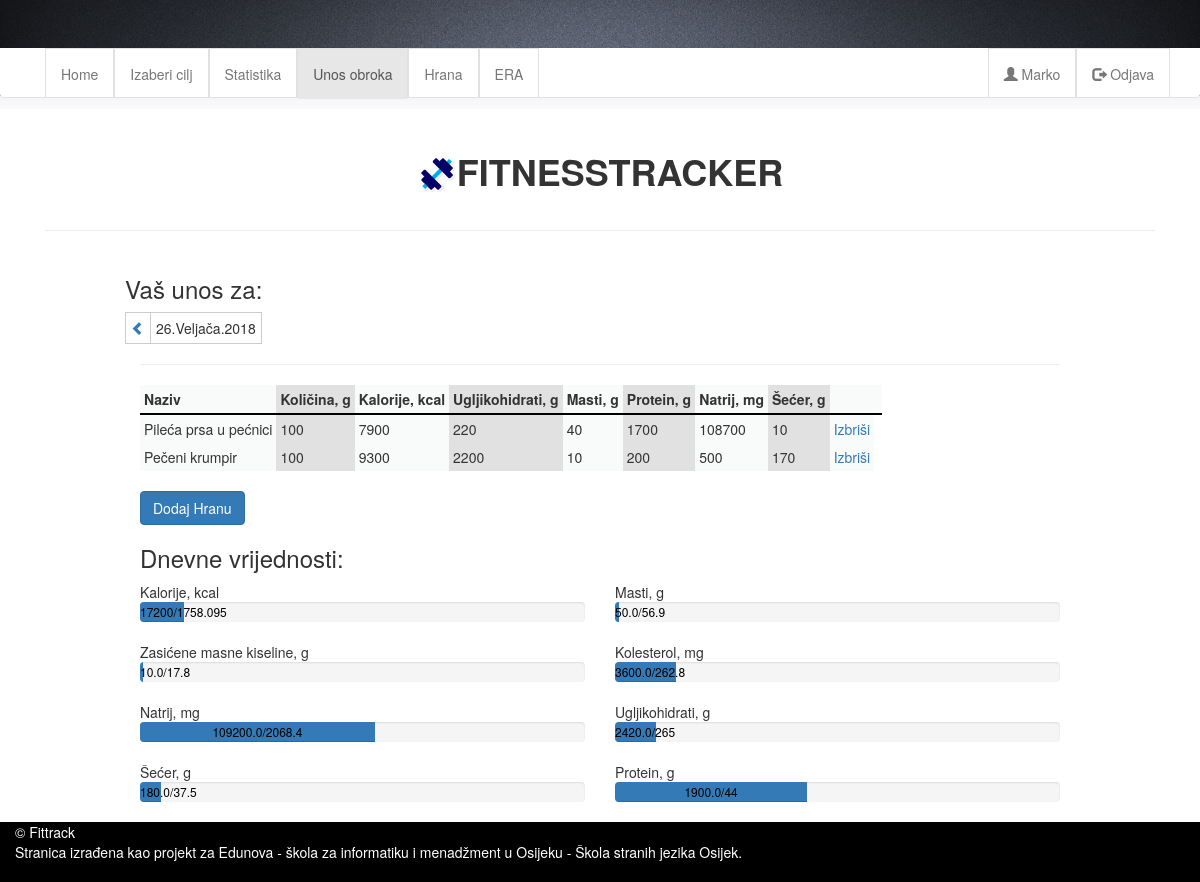
The app's page /private/hrana/unosobroka.php (signed in) with its own data.
### tables this page shows
create table obrok_hrana(
id_obroka		int				not null,
id_hrane		int				not null,
tezina			int				not null
);

create table hrana(
id				int				not null primary key auto_increment,
naziv			varchar(50)		not null,
kalorije		int				not null,
masti			decimal(18,1)	not null,
zas_masti		decimal(18,1)	not null,
kolesterol		decimal(18,1)	not null,
natrij			decimal(18,1)	not null,
ugljikohidrati	decimal(18,1)	not null,
secer			decimal(18,1)	not null,
protein			decimal(18,1)	not null
);

create table korisnik(
id				int				not null primary key auto_increment,
ime				varchar(50)		not null,
prezime			varchar(50)		not null,
datum_rodenja	datetime		not null,
spol			char(1)			not null,
username		varchar(30)		not null,
pass			varchar(10)		not null,
email			varchar(30)		not null
);

### config.php (called while the page is built, shortened)
<?php
$locAPP="/fittrack/";

### private/hrana/funkcije.php (called while the page is built, shortened)
<?php
$stmt=$conn->prepare("select spol, DAY(datum_rodenja) as dan, MONTH(datum_rodenja) as mjesec, YEAR(datum_rodenja) as godina  from korisnik where id=".$id);
$stmt->execute();
?>

### private/hrana/unosobroka.php (the view, shortened to what this page needs)
<?php
include_once '../../config.php';
if(!isset($_GET["datum"])){
	$vrijemeDanas= date('Y-m-d');
	$vrijemeDanas2="'".$vrijemeDanas."%'";
}else{
	$originalDatum=date('Y-m-d');
	$vrijemeDanas= $_GET["datum"];
	$vrijemeDanas2="'".$vrijemeDanas."%'";
	$originaldan=substr($originalDatum, 8, 10);
}
$id=$_SESSION["connected"][0]->id;
$stmt=$conn->prepare("select hrana.naziv as naziv, hrana.kalorije as kalorije, hrana.masti as masti, hrana.zas_masti as zas_masti, hrana.kolesterol as kolesterol, hrana.natrij as natrij, hrana.ugljikohidrati as ugljikohidrati, hrana.secer as secer, hrana.protein as protein, obrok.vrijeme as vrijeme, obrok_hrana.tezina as tezina, obrok_hrana.id_obroka as id_obroka, obrok_hrana.id_hrane as id_hrane from obrok_hrana
inner join obrok on obrok.id=obrok_hrana.id_obroka
inner join hrana on obrok_hrana.id_hrane = hrana.id where obrok.id_korisnika=".$id." and obrok.vrijeme like ".$vrijemeDanas2);
$stmt->execute();
$rezultat = $stmt->fetchAll(PDO::FETCH_OBJ);
?>
<!DOCTYPE html>
<html>
	<head>
		<?php include_once "../../template/head.php"; ?>
		<link rel="stylesheet" href="<?php echo $locAPP ?>css/jquery-ui.css">
	</head>
	<body>
		<?php include_once "../../template/header.php"; ?>
		<section class="container">
			<div class="row">
			<div class="col-sm-2"></div>
			<div class="col-sm-8"><h1><img src="<?php echo $locAPP; ?>img/Gym.ico">FITNESSTRACKER</h1></div>
			<div class="col-sm-2"></div>
			</div>
			<div class="col-sm-12"><hr></div>
		</section>
		<section class="container">
			<div class="col-sm-1"></div>
			<div class="col-sm-10">
				<?php
				$mjesecgodina=substr($vrijemeDanas, 0, -2);
				$dan=substr($vrijemeDanas, 8, 10);
				$mjesec=substr($vrijemeDanas, 5, -3);
				switch ($mjesec){
					case "02":
						$mjesecnaziv="Veljača";
						break;
				}
				$godina=substr($vrijemeDanas, 0, 4);
				if($dan==10){
					$prije="0".($dan-1);
					$poslije=$dan+1;
				}else if($dan==9){
					$prije="0".($dan-1);
					$poslije=$dan+1;
				}else if($dan<9){
					$prije="0".($dan-1);
					$poslije="0".($dan+1);
				}else{
					$prije=$dan-1;
				}
				?>
				<div class="row">
				<h3>Vaš unos za: </h3>
				<table id="table3">
					<?php if($dan!="01"): ?>
						<td><a href="unosobroka.php?datum=<?php echo $mjesecgodina.$prije ?>"><span class="glyphicon glyphicon-chevron-left"></span></a></td>
					<?php else: ?>
					<?php endif; ?>
					<td id="td3"><?php echo $dan.".".$mjesecnaziv.".".$godina; ?></td>
				</table>
				</div>
				<?php if(isset($rezultat[0]->naziv)){ ?>
				<hr>
					<div id="hrana">
						<table>
							<thead>
							<tr>
								<th>Naziv</th>
								<th id="td2">Količina, g</th>
								<th>Kalorije, kcal</th>
								<th id="td2">Ugljikohidrati, g</th>
								<th>Masti, g</th>
								<th id="td2">Protein, g</th>
								<th>Natrij, mg</th>
								<th id="td2">Šećer, g</th>
								<th><th>
							</tr>
							</thead>
							<tbody id="podaci">
							<?php
							foreach ($rezultat as $red) {
								?>
								<tr>
									<td><?php echo $red->naziv; ?></td>
									<td id="td2"><?php echo $red->tezina; ?></td>
									<td><?php echo ($red->kalorije*$red->tezina); ?></td>
									<td id="td2"><?php echo ($red->ugljikohidrati*$red->tezina); ?></td>
									<td><?php echo ($red->masti*$red->tezina); ?></td>
									<td id="td2"><?php echo ($red->protein*$red->tezina); ?></td>
									<td><?php echo ($red->natrij*$red->tezina); ?></td>
									<td id="td2"><?php echo ($red->secer*$red->tezina); ?></td>
									<td><a href="izbrisi.php?obrok=<?php echo $red->id_obroka; ?>&hrana=<?php echo $red->id_hrane; ?>&danas=<?php echo $vrijemeDanas; ?>">Izbriši</a></td>
								</tr>
								<?php
							}
							?>
						</tbody>
						</table>
						<?php
						}else{echo "<h3>Nisu postavljeni obroci za ovaj dan</h3>";}
						?>
						<br>
						<a type="button" class="btn btn-primary" href="dodajHranu.php?datum=<?php echo $vrijemeDanas; ?>">Dodaj Hranu</a>
						<?php
						$stmt=$conn->prepare("select sum(kalorije*oh.tezina) as kalorije, sum(masti*oh.tezina) as masti, sum(zas_masti*oh.tezina) as zas_masti, sum(kolesterol*oh.tezina) as kolesterol, sum(natrij*oh.tezina) as natrij, sum(ugljikohidrati*oh.tezina) as ugljikohidrati, sum(secer*oh.tezina) as secer, sum(protein*oh.tezina) as protein, sum(oh.tezina) from hrana as h
inner join obrok_hrana as oh on oh.id_hrane=h.id
inner join obrok as o on o.id=oh.id_obroka where o.id_korisnika=".$id." and o.vrijeme like ".$vrijemeDanas2."; ");
$stmt->execute();
$dnevnevrijednosti = $stmt->fetch(PDO::FETCH_OBJ);
include_once "progress.php";
include_once "funkcije.php";
						?>
						<h3>Dnevne vrijednosti:</h3>
						<div class="row">
							<div class="col-lg-6">
								<?php progressBar("Kalorije, kcal", $dnevnevrijednosti->kalorije, $BMR) ?>
							</div>
							<div class="col-lg-6">
							</div>
						</div>
						<div class="row">
							<div class="col-lg-6">
							</div>
							<div class="col-lg-6">
							</div>
						</div>
						<div class="row">
							<div class="col-lg-6">
							</div>
							<div class="col-lg-6">
							</div>
						</div>
						<div class="row">
							<div class="col-lg-6">
							</div>
							<div class="col-lg-6">
							</div>
						</div>
					</div>
		</section>
		<?php include_once "../../template/footer.php"; ?>
	</body>
</html>

### private/hrana/progress.php
<?php
function progressBar($naziv, $sada, $max){
	$posto = $sada/$max;
?>
					<?php echo $naziv ?> <div class="progress">
  <div class="progress-bar" role="progressbar" aria-valuenow="<?php echo $sada ?>" aria-valuemin="0" aria-valuemax="<?php echo $max ?>" style="width: <?php echo $posto ?>%;">
    <p><?php echo $sada."/".$max; ?></p>
  </div>
</div>
<?php
}
?>

### css/stil.css (style rules this page uses)
body { background-image: url(../img/background2.jpg); background-width: 100%; background-position: right 96px; background-repeat: repeat-x; overflow-x:hidden; }
.col-sm-8 { width:100%; }
.col-sm-8 h1 { font-weight: bold; text-align: center; }
.col-sm-8 h1 img { height: 40px; margin-bottom: 5px; }
section { padding-top: 5px; }
.progress-bar p { color: black; }
#hrana table, #hrana th, #hrana tr, #hrana td { border: none; }
#hrana th { border-bottom: solid 2px black; }
#hrana td, #hrana th { background-color: rgb(249,250,250); padding: 4px; }
#hrana #td2 { background-color: rgb(225,225,225); }
#table3 td { border: 1px solid; border-color: rgb(204,204,204); padding: 5px; }

### records on screen
obrok_hrana: id_hrane.naziv "Pileća prsa u pećnici", tezina "100", $red->kalorije*$red->tezina "7900", $red->ugljikohidrati*$red->tezina "220", $red->masti*$red->tezina "40", $red->protein*$red->tezina "1700", $red->natrij*$red->tezina "108700", $red->secer*$red->tezina "10"
obrok_hrana: id_hrane.naziv "Pečeni krumpir", tezina "100", $red->kalorije*$red->tezina "9300", $red->ugljikohidrati*$red->tezina "2200", $red->masti*$red->tezina "10", $red->protein*$red->tezina "200", $red->natrij*$red->tezina "500", $red->secer*$red->tezina "170"
korisnik: spol "37.5"

### other values on screen
$_SESSION["connected"][0]->ime "Marko"
$dan "26"
$mjesecnaziv "Veljača"
$godina "2018"
$naziv "Kalorije, kcal Masti, g Zasićene masne kiseline, g Kolesterol, mg Natrij, mg Ugljikohidrati, g Šećer, g Protein, g"
$sada "17200 50.0 10.0 3600.0 109200.0 2420.0 180.0 1900.0"
$max "1758.095 56.9 17.8 262.8 2068.4 265 44"
